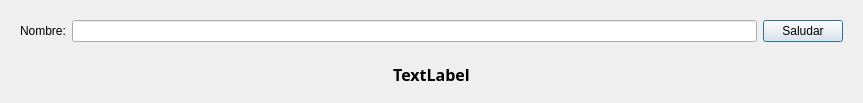
<?xml version="1.0" encoding="UTF-8"?>
<ui version="4.0">
 <class>Principal</class>
 <widget class="QDialog" name="Principal">
  <property name="geometry">
   <rect>
    <x>0</x>
    <y>0</y>
    <width>863</width>
    <height>103</height>
   </rect>
  </property>
  <property name="windowTitle">
   <string>Principal</string>
  </property>
  <layout class="QVBoxLayout" name="verticalLayout">
   <item>
    <widget class="QWidget" name="widget" native="true">
     <layout class="QHBoxLayout" name="horizontalLayout">
      <item>
       <widget class="QLabel" name="label">
        <property name="text">
         <string>Nombre:</string>
        </property>
       </widget>
      </item>
      <item>
       <widget class="QLineEdit" name="inNombre"/>
      </item>
      <item>
       <widget class="QPushButton" name="cmdSaludar">
        <property name="text">
         <string>Saludar</string>
        </property>
       </widget>
      </item>
     </layout>
    </widget>
   </item>
   <item>
    <widget class="QLabel" name="outSaludo">
     <property name="font">
      <font>
       <family>Proxy 4</family>
       <pointsize>12</pointsize>
       <weight>75</weight>
       <bold>true</bold>
      </font>
     </property>
     <property name="text">
      <string>TextLabel</string>
     </property>
     <property name="alignment">
      <set>Qt::AlignCenter</set>
     </property>
    </widget>
   </item>
  </layout>
 </widget>
 <resources/>
 <connections/>
</ui>
